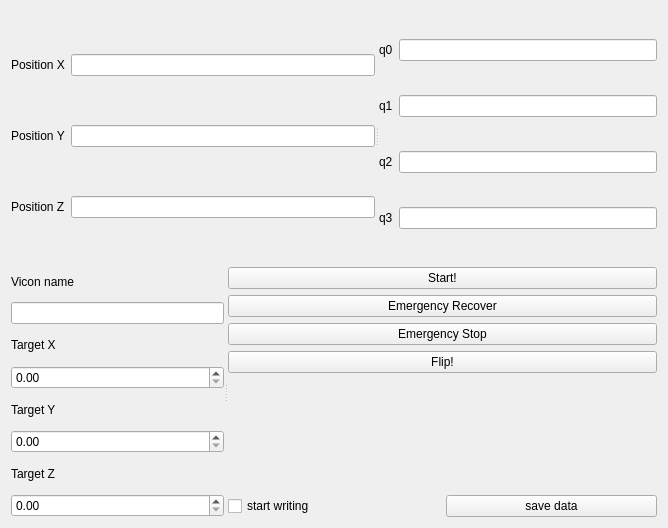
<?xml version="1.0" encoding="UTF-8"?>
<ui version="4.0">
 <class>Form</class>
 <widget class="QWidget" name="Form">
  <property name="geometry">
   <rect>
    <x>0</x>
    <y>0</y>
    <width>668</width>
    <height>528</height>
   </rect>
  </property>
  <property name="windowTitle">
   <string>Form</string>
  </property>
  <layout class="QGridLayout" name="gridLayout_2">
   <item row="0" column="0">
    <widget class="QSplitter" name="splitter">
     <property name="orientation">
      <enum>Qt::Horizontal</enum>
     </property>
     <widget class="QWidget" name="layoutWidget">
      <layout class="QGridLayout" name="gridLayout">
       <property name="sizeConstraint">
        <enum>QLayout::SetNoConstraint</enum>
       </property>
       <item row="2" column="1">
        <widget class="QLineEdit" name="z_position">
         <property name="text">
          <string/>
         </property>
        </widget>
       </item>
       <item row="1" column="0">
        <widget class="QLabel" name="label_2">
         <property name="text">
          <string>Position Y</string>
         </property>
        </widget>
       </item>
       <item row="0" column="1">
        <widget class="QLineEdit" name="x_position">
         <property name="sizePolicy">
          <sizepolicy hsizetype="Preferred" vsizetype="Fixed">
           <horstretch>0</horstretch>
           <verstretch>0</verstretch>
          </sizepolicy>
         </property>
         <property name="text">
          <string/>
         </property>
        </widget>
       </item>
       <item row="0" column="0">
        <widget class="QLabel" name="label">
         <property name="text">
          <string>Position X</string>
         </property>
        </widget>
       </item>
       <item row="1" column="1">
        <widget class="QLineEdit" name="y_position">
         <property name="text">
          <string/>
         </property>
        </widget>
       </item>
       <item row="2" column="0">
        <widget class="QLabel" name="label_3">
         <property name="text">
          <string>Position Z</string>
         </property>
        </widget>
       </item>
      </layout>
     </widget>
     <widget class="QWidget" name="layoutWidget">
      <layout class="QGridLayout" name="gridLayout_4">
       <item row="1" column="1">
        <widget class="QLineEdit" name="q1"/>
       </item>
       <item row="0" column="0">
        <widget class="QLabel" name="label_4">
         <property name="text">
          <string>q0</string>
         </property>
        </widget>
       </item>
       <item row="0" column="1">
        <widget class="QLineEdit" name="q0"/>
       </item>
       <item row="2" column="1">
        <widget class="QLineEdit" name="q2"/>
       </item>
       <item row="1" column="0">
        <widget class="QLabel" name="label_5">
         <property name="text">
          <string>q1</string>
         </property>
        </widget>
       </item>
       <item row="3" column="1">
        <widget class="QLineEdit" name="q3"/>
       </item>
       <item row="2" column="0">
        <widget class="QLabel" name="label_6">
         <property name="sizePolicy">
          <sizepolicy hsizetype="Preferred" vsizetype="Preferred">
           <horstretch>0</horstretch>
           <verstretch>0</verstretch>
          </sizepolicy>
         </property>
         <property name="text">
          <string>q2</string>
         </property>
        </widget>
       </item>
       <item row="3" column="0">
        <widget class="QLabel" name="label_7">
         <property name="text">
          <string>q3</string>
         </property>
        </widget>
       </item>
      </layout>
     </widget>
    </widget>
   </item>
   <item row="1" column="0">
    <widget class="QSplitter" name="splitter_2">
     <property name="orientation">
      <enum>Qt::Horizontal</enum>
     </property>
     <widget class="QWidget" name="layoutWidget">
      <layout class="QVBoxLayout" name="verticalLayout">
       <item>
        <widget class="QLabel" name="label_8">
         <property name="text">
          <string>Vicon name</string>
         </property>
        </widget>
       </item>
       <item>
        <widget class="QLineEdit" name="vicon_name"/>
       </item>
       <item>
        <widget class="QLabel" name="label_9">
         <property name="text">
          <string>Target X</string>
         </property>
        </widget>
       </item>
       <item>
        <widget class="QDoubleSpinBox" name="x_target"/>
       </item>
       <item>
        <widget class="QLabel" name="label_10">
         <property name="text">
          <string>Target Y</string>
         </property>
        </widget>
       </item>
       <item>
        <widget class="QDoubleSpinBox" name="y_target"/>
       </item>
       <item>
        <widget class="QLabel" name="label_11">
         <property name="text">
          <string>Target Z</string>
         </property>
        </widget>
       </item>
       <item>
        <widget class="QDoubleSpinBox" name="z_target"/>
       </item>
      </layout>
     </widget>
     <widget class="QWidget" name="layoutWidget">
      <layout class="QVBoxLayout" name="verticalLayout_2">
       <item>
        <widget class="QPushButton" name="controller_start">
         <property name="text">
          <string>Start!</string>
         </property>
        </widget>
       </item>
       <item>
        <widget class="QPushButton" name="emergency_recover">
         <property name="text">
          <string>Emergency Recover</string>
         </property>
        </widget>
       </item>
       <item>
        <widget class="QPushButton" name="emergency_stop">
         <property name="enabled">
          <bool>true</bool>
         </property>
         <property name="text">
          <string>Emergency Stop</string>
         </property>
        </widget>
       </item>
       <item>
        <widget class="QPushButton" name="flip_start">
         <property name="text">
          <string>Flip!</string>
         </property>
        </widget>
       </item>
       <item>
        <spacer name="verticalSpacer">
         <property name="orientation">
          <enum>Qt::Vertical</enum>
         </property>
         <property name="sizeHint" stdset="0">
          <size>
           <width>218</width>
           <height>38</height>
          </size>
         </property>
        </spacer>
       </item>
       <item>
        <layout class="QHBoxLayout" name="horizontalLayout">
         <item>
          <widget class="QCheckBox" name="start_write">
           <property name="text">
            <string>start writing</string>
           </property>
          </widget>
         </item>
         <item>
          <widget class="QPushButton" name="save_data">
           <property name="text">
            <string>save data</string>
           </property>
          </widget>
         </item>
        </layout>
       </item>
      </layout>
     </widget>
    </widget>
   </item>
  </layout>
 </widget>
 <resources/>
 <connections/>
</ui>
